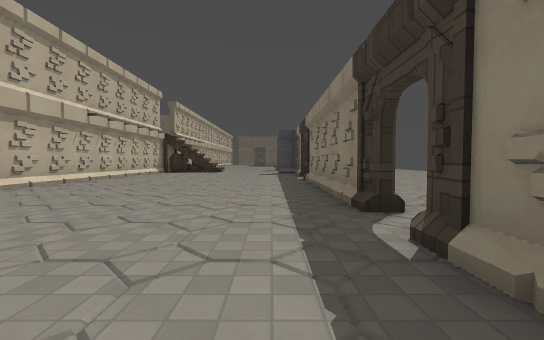
View 1 (above)

24 first-person views from a walk through a Godot game level. The camera is 1.2 m above the floor, tilts 2° down and sees 90° across. The floor is counted in squares, 2 m on a side. Each view is taken from the middle of a square. On the plan, view 1 faces up. The plan holds only what a view shows up to about 9 squares ahead; the rest is blank. The place goes on beyond the plan. Surface patterns are stand-ins for the level's own textures.

View 2
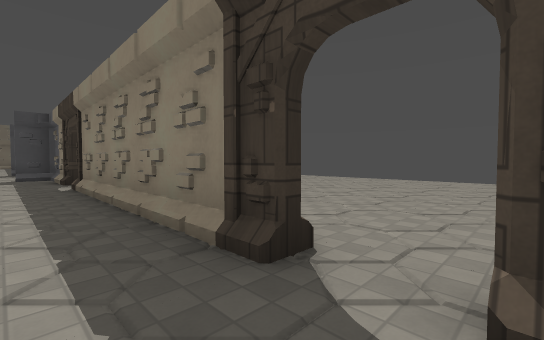

View 3
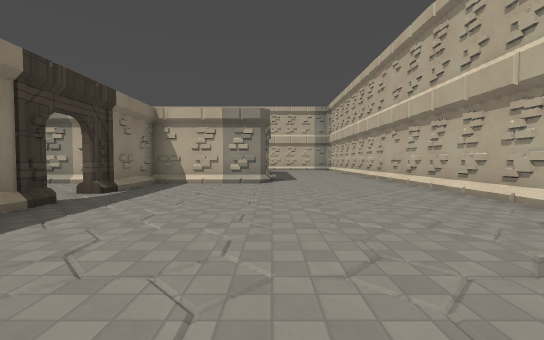

View 4
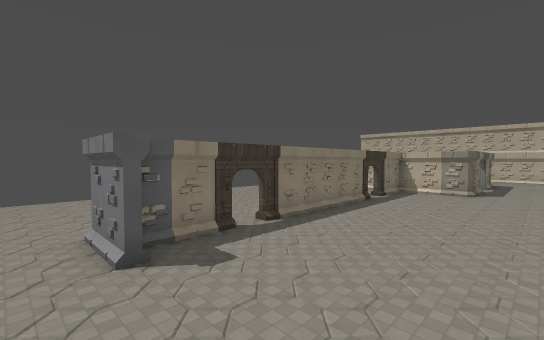

View 5
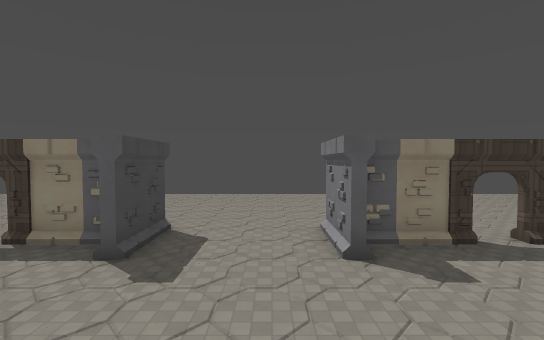

View 6
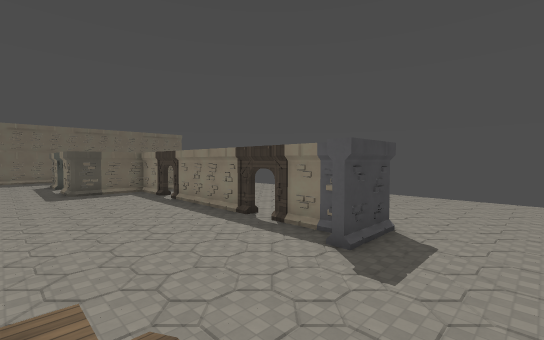

View 7
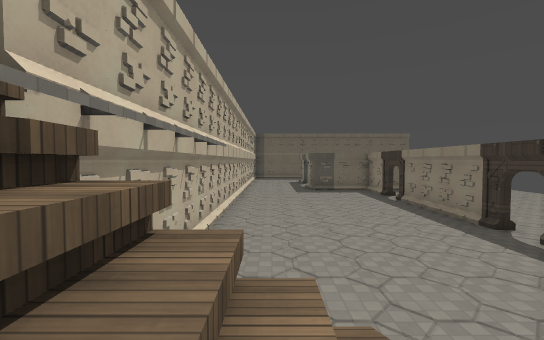

View 8
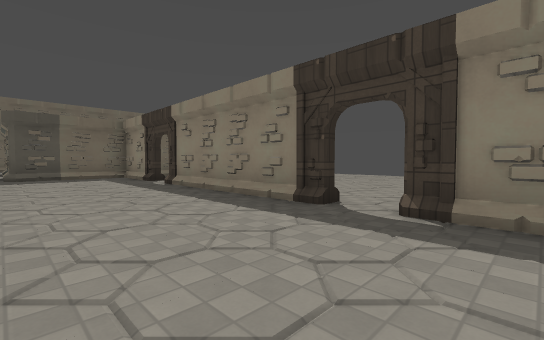

View 9
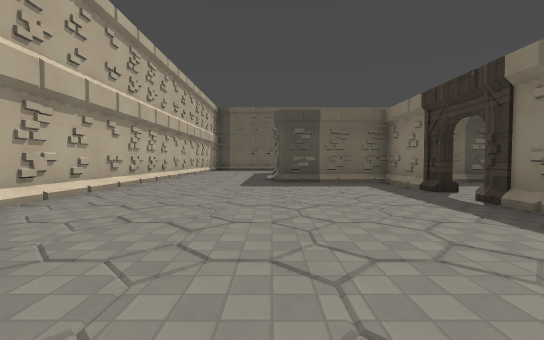

View 10
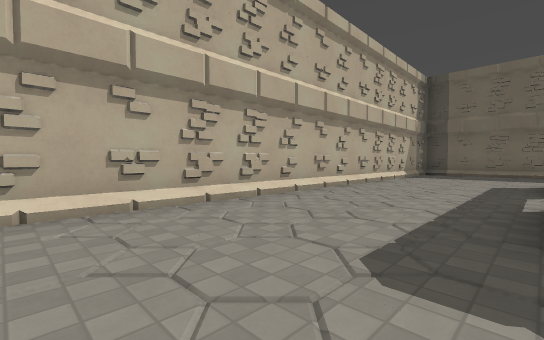

View 11
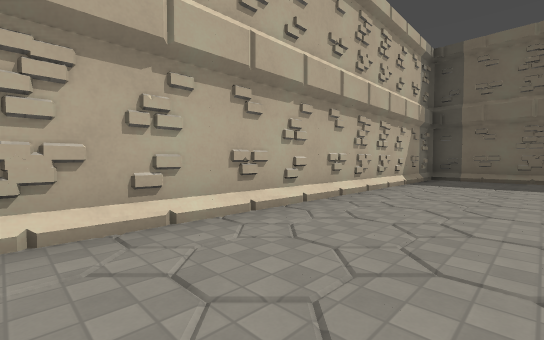

View 12
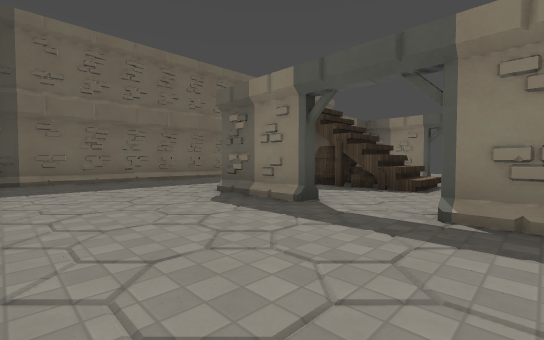

View 13
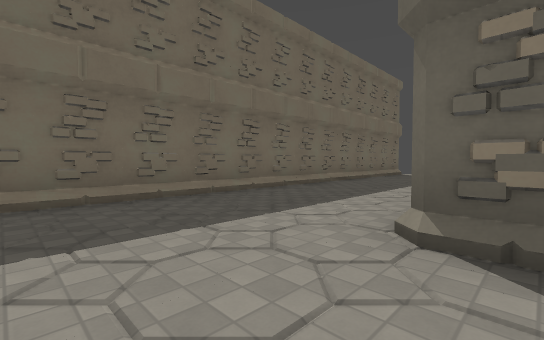

View 14
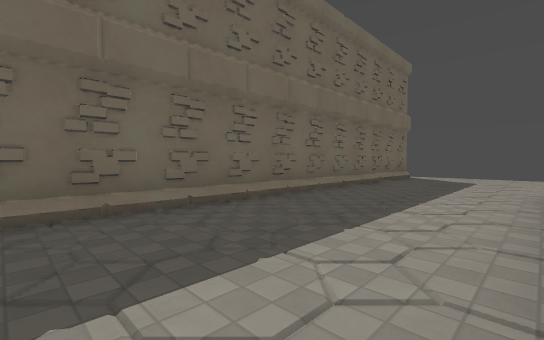

View 15
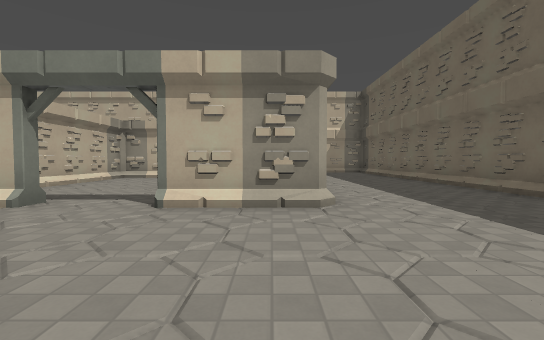

View 16
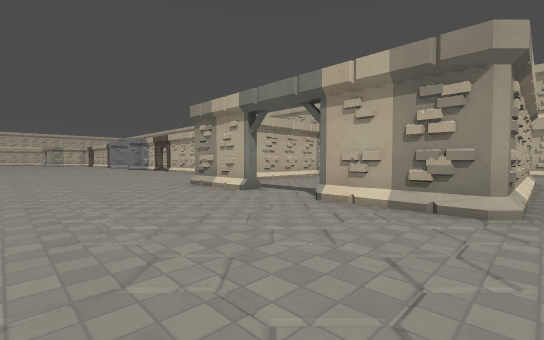

View 17
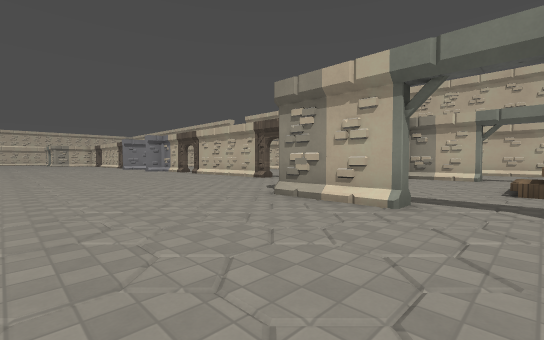

View 18
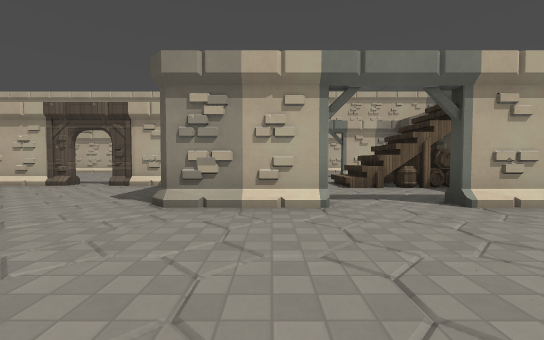

View 19
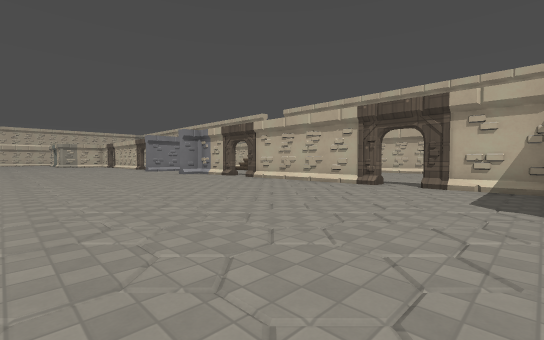

View 20
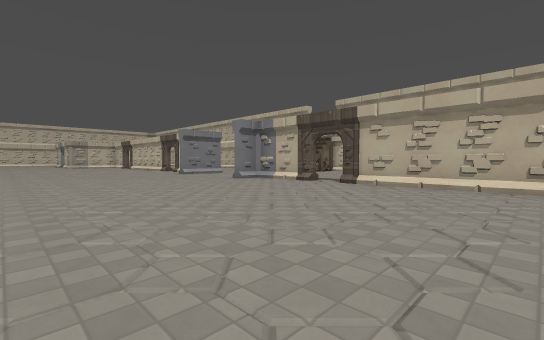

View 21
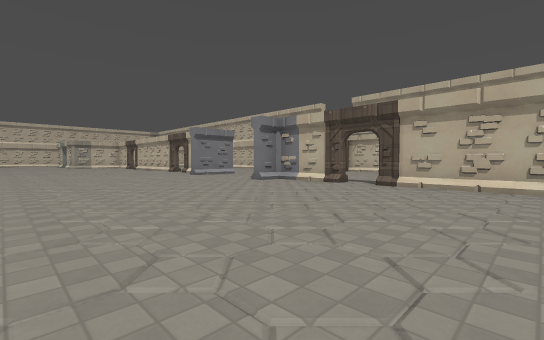

View 22
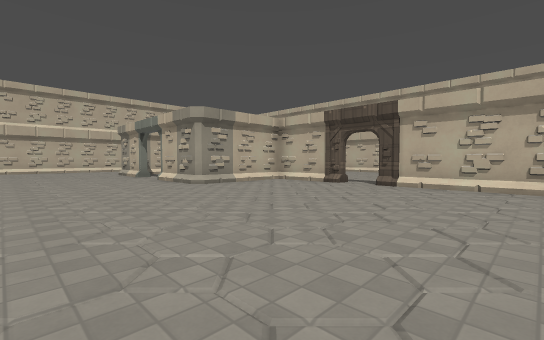

View 23
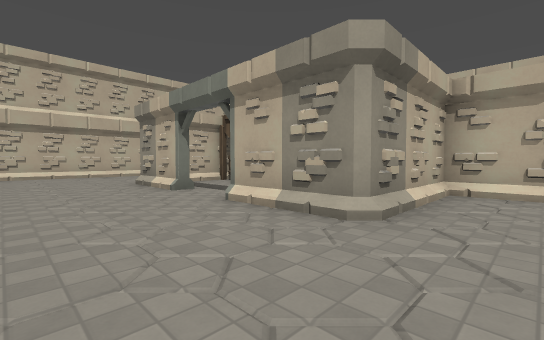

View 24
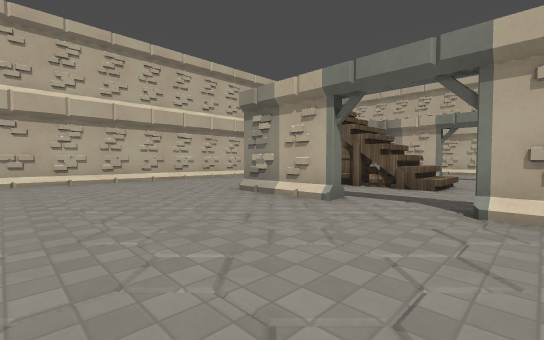

### Floor plan
Key: @ floor where view 1 was taken; # wall or solid block; x gap in a wall; . floor; / step, stairs or slope; = window, fence, low wall or low ledge; v drop or lower ground.
Columns run from 6 left of view 1 to 8 right of it. Each row starts with its distance up from view 1.
 38 ##############
 37 #..............
 36 #..............
 35 #....//////....
 34 #...#  /# /....
 33 #....../v......
 32 #....../=......
 31 #..............
 30 #...#.....#....
 29 #...#.....#....
 28 #...#######....
 27 #......#.......
 26 #......x.......
 25 #......x.......
 24 #......#.......
 23 #......#.......
 22 #......#.......
 21 #......#.......
 20 #......x.......
 19 #......x.......
 18 # .....#.......
 17    ....#.......
 16    ....##......
 15    /...........
 14   / ...........
 13     ...........
 12    ....## .....
 11   .....#
 10   .....x.
  9 #......x...
  8 #......#...
  7 #......#......
  6 #......#.......
  5  ......#.......
  4  ......#.......
  3 #......x.......
  2 #......x.......
  1 #......#.......
  0 #.....@#.......
 -1 #...#######....
 -2 #...#     #....
 -3       .........
 -4        /=......
 -5        /v......
 -6        /v......
 -7           .....
 -8          ......
 -9          ......
-10          //////
-11          #####x

Positions as (right, up) in squares from view 1, and headings:
1: (0, 0), facing up
2: (0, 2), facing up-right
3: (-2, 7), facing down
4: (-4, 14), facing down-right
5: (-4, 14), facing right
6: (-4, 14), facing up-right
7: (-4, 14), facing up
8: (-2, 18), facing up-right
9: (-2, 21), facing up
10: (-2, 26), facing up-left
11: (-3, 29), facing up-left
12: (-5, 30), facing up-right
13: (-4, 34), facing up-right
14: (-2, 35), facing up-right
15: (8, 34), facing left
16: (8, 35), facing down-left
17: (8, 32), facing down-left
18: (8, 30), facing left
19: (8, 28), facing down-left
20: (8, 24), facing down-left
21: (8, 23), facing down-left
22: (8, 6), facing down-left
23: (7, 1), facing down-left
24: (8, -2), facing down-left
